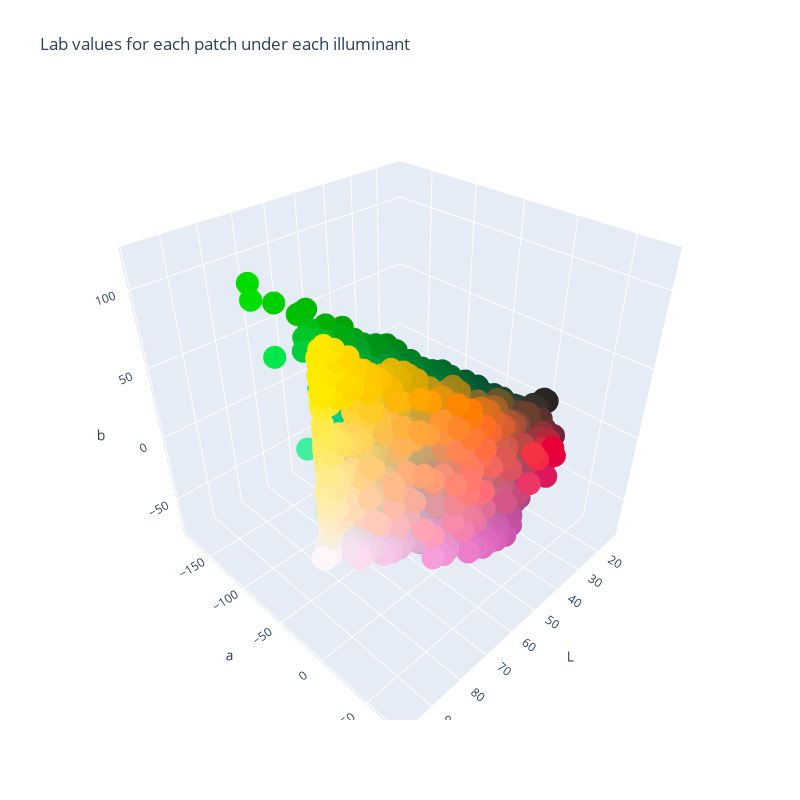

Source (notebook cell):
### Code cell
fig = go.Figure()

# Loop through each illuminant
for i in range(num_illuminants):
    rgb_colors = []
    # Loop through each patch to convert Lab -> sRGB for display
    for j in range(num_patches):
        lab = Lab_patches[i, j, :]  # [L, a, b]
        # Convert Lab to sRGB (using colorspacious)
        rgb = cs.cspace_convert(lab, "CIELab", "sRGB1")
        # Clip to the [0, 1] range to avoid invalid colors
        rgb = np.clip(rgb, 0, 1)
        rgb_colors.append(rgb)
    rgb_colors = np.array(rgb_colors)
    
    # Plot each set of points in Lab space, coloring them by their computed sRGB values
    fig.add_trace(go.Scatter3d(
        x=Lab_patches[i, :, 0],  # L values
        y=Lab_patches[i, :, 1],  # a values
        z=Lab_patches[i, :, 2],  # b values
        mode='markers',
        marker=dict(
            color=rgb_colors,
        ),
        showlegend=False
    ))

fig.layout.scene.aspectratio = {'x':1, 'y':1, 'z':1}
fig.update_layout(
    autosize=False,
    width=800,
    height=800,
    title='Lab values for each patch under each illuminant',
    scene=dict(
        xaxis_title='L',
        yaxis_title='a',
        zaxis_title='b',
        aspectmode='cube'
    )
)

fig.show()

### Figure 1 — Plotly figure (JSON) as saved in the notebook; plotly's stock layout.template omitted (floating-point values rounded to 4 significant figures; data arrays with more than 128 entries replaced by an {"elided": "..."} marker saying what was removed)
{"data": [{"marker": {"color": {"elided": "189x3 float values"}}, "mode": "markers", "showlegend": false, "type": "scatter3d", "x": {"elided": "189 float values"}, "y": {"elided": "189 float values"}, "z": {"elided": "189 float values"}}, {"marker": {"color": {"elided": "189x3 float values"}}, "mode": "markers", "showlegend": false, "type": "scatter3d", "x": {"elided": "189 float values"}, "y": {"elided": "189 float values"}, "z": {"elided": "189 float values"}}, {"marker": {"color": {"elided": "189x3 float values"}}, "mode": "markers", "showlegend": false, "type": "scatter3d", "x": {"elided": "189 float values"}, "y": {"elided": "189 float values"}, "z": {"elided": "189 float values"}}, {"marker": {"color": {"elided": "189x3 float values"}}, "mode": "markers", "showlegend": false, "type": "scatter3d", "x": {"elided": "189 float values"}, "y": {"elided": "189 float values"}, "z": {"elided": "189 float values"}}, {"marker": {"color": {"elided": "189x3 float values"}}, "mode": "markers", "showlegend": false, "type": "scatter3d", "x": {"elided": "189 float values"}, "y": {"elided": "189 float values"}, "z": {"elided": "189 float values"}}, {"marker": {"color": {"elided": "189x3 float values"}}, "mode": "markers", "showlegend": false, "type": "scatter3d", "x": {"elided": "189 float values"}, "y": {"elided": "189 float values"}, "z": {"elided": "189 float values"}}, {"marker": {"color": {"elided": "189x3 float values"}}, "mode": "markers", "showlegend": false, "type": "scatter3d", "x": {"elided": "189 float values"}, "y": {"elided": "189 float values"}, "z": {"elided": "189 float values"}}, {"marker": {"color": {"elided": "189x3 float values"}}, "mode": "markers", "showlegend": false, "type": "scatter3d", "x": {"elided": "189 float values"}, "y": {"elided": "189 float values"}, "z": {"elided": "189 float values"}}, {"marker": {"color": {"elided": "189x3 float values"}}, "mode": "markers", "showlegend": false, "type": "scatter3d", "x": {"elided": "189 float values"}, "y": {"elided": "189 float values"}, "z": {"elided": "189 float values"}}, {"marker": {"color": {"elided": "189x3 float values"}}, "mode": "markers", "showlegend": false, "type": "scatter3d", "x": {"elided": "189 float values"}, "y": {"elided": "189 float values"}, "z": {"elided": "189 float values"}}, {"marker": {"color": {"elided": "189x3 float values"}}, "mode": "markers", "showlegend": false, "type": "scatter3d", "x": {"elided": "189 float values"}, "y": {"elided": "189 float values"}, "z": {"elided": "189 float values"}}, {"marker": {"color": {"elided": "189x3 float values"}}, "mode": "markers", "showlegend": false, "type": "scatter3d", "x": {"elided": "189 float values"}, "y": {"elided": "189 float values"}, "z": {"elided": "189 float values"}}, {"marker": {"color": {"elided": "189x3 float values"}}, "mode": "markers", "showlegend": false, "type": "scatter3d", "x": {"elided": "189 float values"}, "y": {"elided": "189 float values"}, "z": {"elided": "189 float values"}}, {"marker": {"color": {"elided": "189x3 float values"}}, "mode": "markers", "showlegend": false, "type": "scatter3d", "x": {"elided": "189 float values"}, "y": {"elided": "189 float values"}, "z": {"elided": "189 float values"}}, {"marker": {"color": {"elided": "189x3 float values"}}, "mode": "markers", "showlegend": false, "type": "scatter3d", "x": {"elided": "189 float values"}, "y": {"elided": "189 float values"}, "z": {"elided": "189 float values"}}, {"marker": {"color": {"elided": "189x3 float values"}}, "mode": "markers", "showlegend": false, "type": "scatter3d", "x": {"elided": "189 float values"}, "y": {"elided": "189 float values"}, "z": {"elided": "189 float values"}}, {"marker": {"color": {"elided": "189x3 float values"}}, "mode": "markers", "showlegend": false, "type": "scatter3d", "x": {"elided": "189 float values"}, "y": {"elided": "189 float values"}, "z": {"elided": "189 float values"}}, {"marker": {"color": {"elided": "189x3 float values"}}, "mode": "markers", "showlegend": false, "type": "scatter3d", "x": {"elided": "189 float values"}, "y": {"elided": "189 float values"}, "z": {"elided": "189 float values"}}, {"marker": {"color": {"elided": "189x3 float values"}}, "mode": "markers", "showlegend": false, "type": "scatter3d", "x": {"elided": "189 float values"}, "y": {"elided": "189 float values"}, "z": {"elided": "189 float values"}}], "layout": {"autosize": false, "height": 800, "scene": {"aspectmode": "cube", "aspectratio": {"x": 1, "y": 1, "z": 1}, "xaxis": {"title": {"text": "L"}}, "yaxis": {"title": {"text": "a"}}, "zaxis": {"title": {"text": "b"}}}, "title": {"text": "Lab values for each patch under each illuminant"}, "width": 800}}
